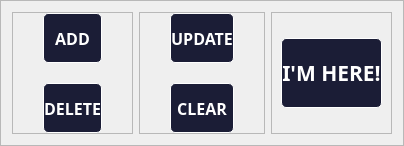
                     <widget class="QFrame" name="frame_buttons">
                      <property name="maximumSize">
                       <size>
                        <width>16777215</width>
                        <height>150</height>
                       </size>
                      </property>
                      <property name="font">
                       <font>
                        <family>Montserrat Black</family>
                        <pointsize>12</pointsize>
                        <weight>75</weight>
                        <bold>true</bold>
                       </font>
                      </property>
                      <property name="styleSheet">
                       <string notr="true"/>
                      </property>
                      <property name="frameShape">
                       <enum>QFrame::StyledPanel</enum>
                      </property>
                      <property name="frameShadow">
                       <enum>QFrame::Raised</enum>
                      </property>
                      <layout class="QHBoxLayout" name="horizontalLayout_8">
                       <item>
                        <widget class="QFrame" name="frame_3">
                         <property name="frameShape">
                          <enum>QFrame::StyledPanel</enum>
                         </property>
                         <property name="frameShadow">
                          <enum>QFrame::Raised</enum>
                         </property>
                         <layout class="QVBoxLayout" name="verticalLayout_11">
                          <property name="spacing">
                           <number>20</number>
                          </property>
                          <property name="leftMargin">
                           <number>30</number>
                          </property>
                          <property name="topMargin">
                           <number>0</number>
                          </property>
                          <property name="rightMargin">
                           <number>30</number>
                          </property>
                          <property name="bottomMargin">
                           <number>0</number>
                          </property>
                          <item>
                           <widget class="QPushButton" name="home_btn_add">
                            <property name="minimumSize">
                             <size>
                              <width>0</width>
                              <height>50</height>
                             </size>
                            </property>
                            <property name="font">
                             <font>
                              <family>Montserrat SemiBold</family>
                              <pointsize>12</pointsize>
                              <weight>75</weight>
                              <bold>true</bold>
                             </font>
                            </property>
                            <property name="cursor">
                             <cursorShape>PointingHandCursor</cursorShape>
                            </property>
                            <property name="styleSheet">
                             <string notr="true">*{
	background-color:rgb(27, 29, 54);
	color:white;
	border-radius:5px;
	border:1px solid white;
}

*:hover{
	border-color: rgb(62, 221, 230);
	color: rgb(62, 221, 230);
	background-color:rgb(17, 18, 33);
}

*:pressed{
	background-color: rgb(62, 221, 230);
	color:rgb(20, 21, 38);
	border-color: rgb(20, 21, 38);
}
</string>
                            </property>
                            <property name="text">
                             <string>ADD</string>
                            </property>
                           </widget>
                          </item>
                          <item>
                           <widget class="QPushButton" name="home_btn_delete">
                            <property name="minimumSize">
                             <size>
                              <width>0</width>
                              <height>50</height>
                             </size>
                            </property>
                            <property name="font">
                             <font>
                              <family>Montserrat SemiBold</family>
                              <pointsize>12</pointsize>
                              <weight>75</weight>
                              <bold>true</bold>
                             </font>
                            </property>
                            <property name="cursor">
                             <cursorShape>PointingHandCursor</cursorShape>
                            </property>
                            <property name="styleSheet">
                             <string notr="true">*{
	background-color:rgb(27, 29, 54);
	color:white;
	border-radius:5px;
	border:1px solid white;
}

*:hover{
	border-color: rgb(62, 221, 230);
	color: rgb(62, 221, 230);
	background-color:rgb(17, 18, 33);
}

*:pressed{
	background-color: rgb(62, 221, 230);
	color:rgb(20, 21, 38);
	border-color: rgb(20, 21, 38);
}
</string>
                            </property>
                            <property name="text">
                             <string>DELETE</string>
                            </property>
                           </widget>
                          </item>
                         </layout>
                        </widget>
                       </item>
                       <item>
                        <widget class="QFrame" name="frame_4">
                         <property name="frameShape">
                          <enum>QFrame::StyledPanel</enum>
                         </property>
                         <property name="frameShadow">
                          <enum>QFrame::Raised</enum>
                         </property>
                         <layout class="QVBoxLayout" name="verticalLayout_12">
                          <property name="spacing">
                           <number>20</number>
                          </property>
                          <property name="leftMargin">
                           <number>30</number>
                          </property>
                          <property name="topMargin">
                           <number>0</number>
                          </property>
                          <property name="rightMargin">
                           <number>30</number>
                          </property>
                          <property name="bottomMargin">
                           <number>0</number>
                          </property>
                          <item>
                           <widget class="QPushButton" name="home_btn_updt">
                            <property name="minimumSize">
                             <size>
                              <width>0</width>
                              <height>50</height>
                             </size>
                            </property>
                            <property name="font">
                             <font>
                              <family>Montserrat SemiBold</family>
                              <pointsize>12</pointsize>
                              <weight>75</weight>
                              <bold>true</bold>
                             </font>
                            </property>
                            <property name="cursor">
                             <cursorShape>PointingHandCursor</cursorShape>
                            </property>
                            <property name="styleSheet">
                             <string notr="true">*{
	background-color:rgb(27, 29, 54);
	color:white;
	border-radius:5px;
	border:1px solid white;
}

*:hover{
	border-color: rgb(62, 221, 230);
	color: rgb(62, 221, 230);
	background-color:rgb(17, 18, 33);
}

*:pressed{
	background-color: rgb(62, 221, 230);
	color:rgb(20, 21, 38);
	border-color: rgb(20, 21, 38);
}
</string>
                            </property>
                            <property name="text">
                             <string>UPDATE</string>
                            </property>
                           </widget>
                          </item>
                          <item>
                           <widget class="QPushButton" name="home_btn_clear">
                            <property name="minimumSize">
                             <size>
                              <width>0</width>
                              <height>50</height>
                             </size>
                            </property>
                            <property name="font">
                             <font>
                              <family>Montserrat SemiBold</family>
                              <pointsize>12</pointsize>
                              <weight>75</weight>
                              <bold>true</bold>
                             </font>
                            </property>
                            <property name="cursor">
                             <cursorShape>PointingHandCursor</cursorShape>
                            </property>
                            <property name="styleSheet">
                             <string notr="true">*{
	background-color:rgb(27, 29, 54);
	color:white;
	border-radius:5px;
	border:1px solid white;
}

*:hover{
	border-color: rgb(62, 221, 230);
	color: rgb(62, 221, 230);
	background-color:rgb(17, 18, 33);
}

*:pressed{
	background-color: rgb(62, 221, 230);
	color:rgb(20, 21, 38);
	border-color: rgb(20, 21, 38);
}
</string>
                            </property>
                            <property name="text">
                             <string>CLEAR</string>
                            </property>
                           </widget>
                          </item>
                         </layout>
                        </widget>
                       </item>
                       <item>
                        <widget class="QFrame" name="frame_5">
                         <property name="frameShape">
                          <enum>QFrame::StyledPanel</enum>
                         </property>
                         <property name="frameShadow">
                          <enum>QFrame::Raised</enum>
                         </property>
                         <layout class="QVBoxLayout" name="verticalLayout_13">
                          <item>
                           <widget class="QPushButton" name="home_btn_present">
                            <property name="minimumSize">
                             <size>
                              <width>0</width>
                              <height>70</height>
                             </size>
                            </property>
                            <property name="font">
                             <font>
                              <family>Montserrat SemiBold</family>
                              <pointsize>16</pointsize>
                              <weight>75</weight>
                              <bold>true</bold>
                             </font>
                            </property>
                            <property name="cursor">
                             <cursorShape>PointingHandCursor</cursorShape>
                            </property>
                            <property name="styleSheet">
                             <string notr="true">*{
	background-color:rgb(27, 29, 54);
	color:white;
	border-radius:5px;
	border:1px solid white;
}

*:hover{
	border-color: rgb(62, 221, 230);
	color: rgb(62, 221, 230);
	background-color:rgb(17, 18, 33);
}

*:pressed{
	background-color: rgb(62, 221, 230);
	color:rgb(20, 21, 38);
	border-color: rgb(20, 21, 38);
}
</string>
                            </property>
                            <property name="text">
                             <string>I'M HERE!</string>
                            </property>
                           </widget>
                          </item>
                         </layout>
                        </widget>
                       </item>
                      </layout>
                     </widget>
